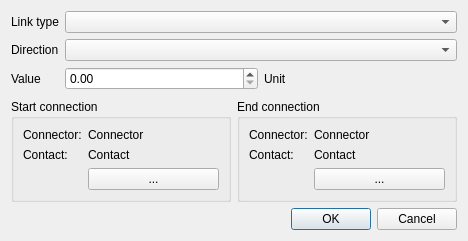
<?xml version="1.0" encoding="UTF-8"?>
<ui version="4.0">
 <class>mdtClArticleLinkDialog</class>
 <widget class="QDialog" name="mdtClArticleLinkDialog">
  <property name="geometry">
   <rect>
    <x>0</x>
    <y>0</y>
    <width>468</width>
    <height>241</height>
   </rect>
  </property>
  <property name="windowTitle">
   <string>Dialog</string>
  </property>
  <layout class="QVBoxLayout" name="verticalLayout">
   <item>
    <layout class="QFormLayout" name="formLayout_3">
     <item row="0" column="0">
      <widget class="QLabel" name="lbLinkType">
       <property name="text">
        <string>Link type</string>
       </property>
      </widget>
     </item>
     <item row="0" column="1">
      <widget class="QComboBox" name="cbLinkType"/>
     </item>
     <item row="1" column="0">
      <widget class="QLabel" name="lbLinkDirection">
       <property name="text">
        <string>Direction</string>
       </property>
      </widget>
     </item>
     <item row="1" column="1">
      <widget class="QComboBox" name="cbLinkDirection"/>
     </item>
     <item row="2" column="0">
      <widget class="QLabel" name="lbValue">
       <property name="text">
        <string>Value</string>
       </property>
      </widget>
     </item>
     <item row="2" column="1">
      <layout class="QHBoxLayout" name="horizontalLayout">
       <item>
        <widget class="QDoubleSpinBox" name="doubleSpinBox">
         <property name="maximum">
          <double>9999999.000000000000000</double>
         </property>
        </widget>
       </item>
       <item>
        <widget class="QLabel" name="lbUnit">
         <property name="text">
          <string>Unit</string>
         </property>
        </widget>
       </item>
      </layout>
     </item>
    </layout>
   </item>
   <item>
    <layout class="QHBoxLayout" name="horizontalLayout_2">
     <item>
      <widget class="QGroupBox" name="gbStartConnection">
       <property name="title">
        <string>Start connection</string>
       </property>
       <layout class="QFormLayout" name="formLayout">
        <item row="0" column="0">
         <widget class="QLabel" name="lbStartConnectorNameLabel">
          <property name="text">
           <string>Connector:</string>
          </property>
         </widget>
        </item>
        <item row="0" column="1">
         <widget class="QLabel" name="lbStartConnectorName">
          <property name="text">
           <string>Connector</string>
          </property>
         </widget>
        </item>
        <item row="1" column="0">
         <widget class="QLabel" name="lbStartContactNameLabel">
          <property name="text">
           <string>Contact:</string>
          </property>
         </widget>
        </item>
        <item row="1" column="1">
         <widget class="QLabel" name="lbStartContactName">
          <property name="text">
           <string>Contact</string>
          </property>
         </widget>
        </item>
        <item row="2" column="1">
         <widget class="QPushButton" name="pbStartConnection">
          <property name="text">
           <string>...</string>
          </property>
         </widget>
        </item>
       </layout>
      </widget>
     </item>
     <item>
      <widget class="QGroupBox" name="gbEndConnection">
       <property name="title">
        <string>End connection</string>
       </property>
       <layout class="QFormLayout" name="formLayout_2">
        <item row="0" column="0">
         <widget class="QLabel" name="lbEndConnectorNameLabel">
          <property name="text">
           <string>Connector:</string>
          </property>
         </widget>
        </item>
        <item row="0" column="1">
         <widget class="QLabel" name="lbEndConnectorName">
          <property name="text">
           <string>Connector</string>
          </property>
         </widget>
        </item>
        <item row="1" column="0">
         <widget class="QLabel" name="lbEndContactNameLabel">
          <property name="text">
           <string>Contact:</string>
          </property>
         </widget>
        </item>
        <item row="1" column="1">
         <widget class="QLabel" name="lbEndContactName">
          <property name="text">
           <string>Contact</string>
          </property>
         </widget>
        </item>
        <item row="2" column="1">
         <widget class="QPushButton" name="pbEndConnection">
          <property name="text">
           <string>...</string>
          </property>
         </widget>
        </item>
       </layout>
      </widget>
     </item>
    </layout>
   </item>
   <item>
    <widget class="QDialogButtonBox" name="buttonBox">
     <property name="orientation">
      <enum>Qt::Horizontal</enum>
     </property>
     <property name="standardButtons">
      <set>QDialogButtonBox::Cancel|QDialogButtonBox::Ok</set>
     </property>
    </widget>
   </item>
  </layout>
 </widget>
 <resources/>
 <connections>
  <connection>
   <sender>buttonBox</sender>
   <signal>accepted()</signal>
   <receiver>mdtClArticleLinkDialog</receiver>
   <slot>accept()</slot>
   <hints>
    <hint type="sourcelabel">
     <x>248</x>
     <y>254</y>
    </hint>
    <hint type="destinationlabel">
     <x>157</x>
     <y>274</y>
    </hint>
   </hints>
  </connection>
  <connection>
   <sender>buttonBox</sender>
   <signal>rejected()</signal>
   <receiver>mdtClArticleLinkDialog</receiver>
   <slot>reject()</slot>
   <hints>
    <hint type="sourcelabel">
     <x>316</x>
     <y>260</y>
    </hint>
    <hint type="destinationlabel">
     <x>286</x>
     <y>274</y>
    </hint>
   </hints>
  </connection>
 </connections>
</ui>
